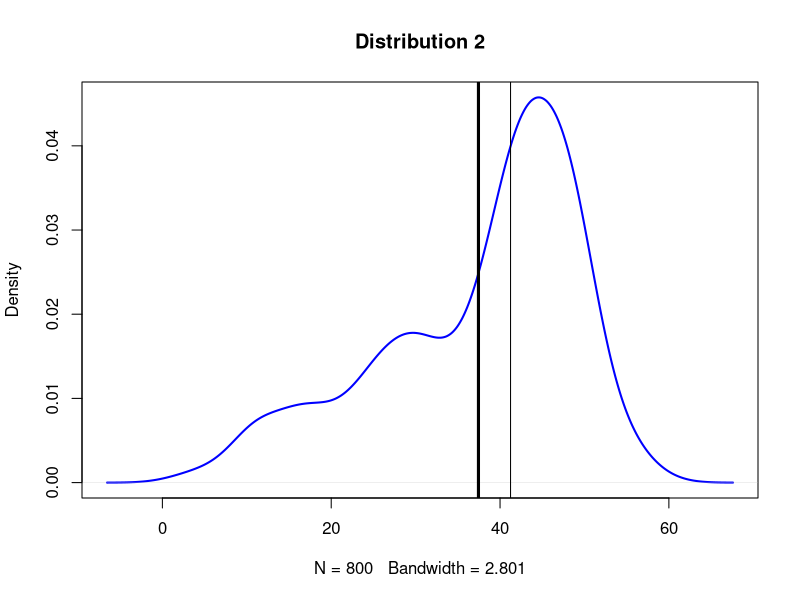
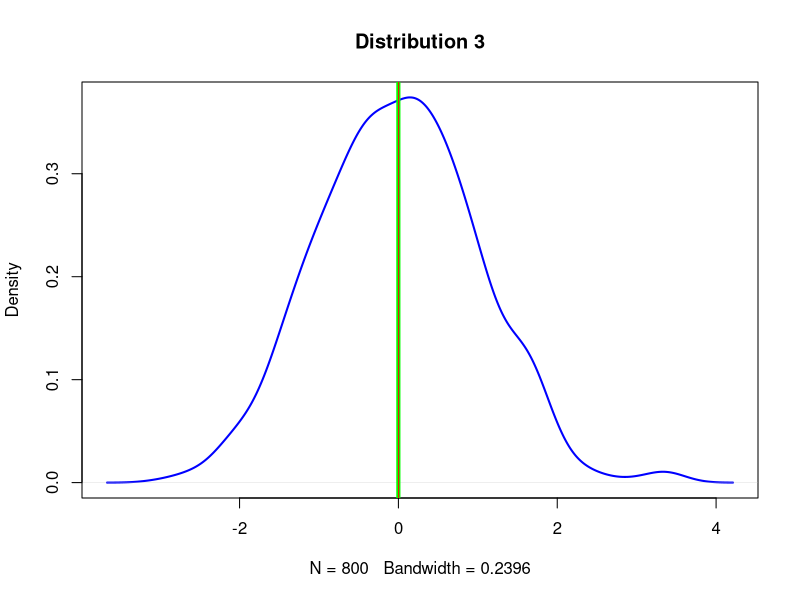
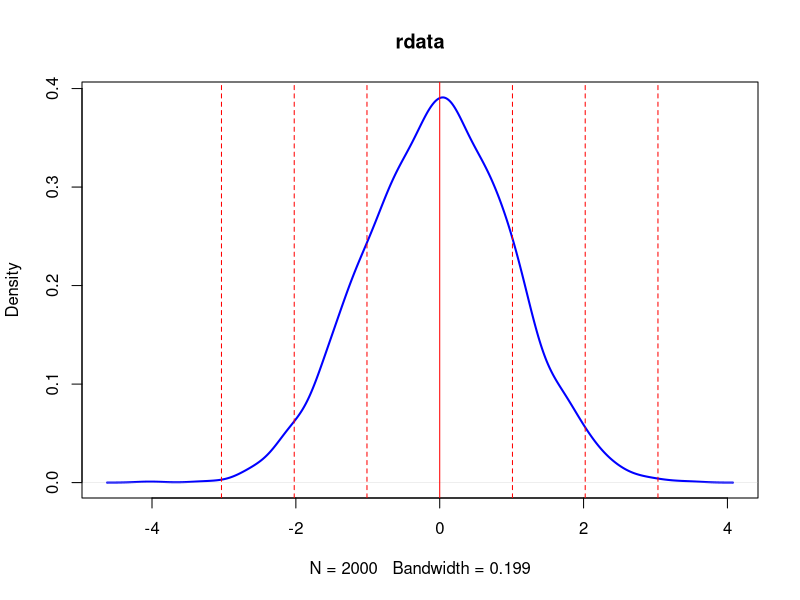

R code for these plots, in order:
## ---- chunk 1
# New 3 normally distributed data sets
d1 <- rnorm(n=500, mean=45, sd=5)
d2 <- rnorm(n=200, mean=30, sd=5)
d3 <- rnorm(n=100, mean=15, sd=5)

# Composite dataset (n=800) that is negatively skewed
d123 <- c(d1, d2, d3)
plot(density(d123), col="blue", lwd=2,
     main = "Distribution 2")

# Add thick line for mean
abline(v=mean(d123), lwd=3)
# Add thin line for median
abline(v=median(d123), lwd=1)
## ---- chunk 2
# New a single dataset normally distributed (bell-shaped, symmetric)
d4 <- rnorm(800)

# Show the plot
plot(density(d4), col="blue", lwd=2,
     main = "Distribution 3")


# Add thick line for mean
mean(d4)
abline(v=mean(d4), lwd=4, col="green")

# Add thin line for median
median(d4)
abline(v=median(d4), lwd=1, col="red")
## ---- chunk 3
# New a single dataset normally distributed (n=2000, mean=0, sd=1)
rdata <- rnorm(n=2000, mean=0, sd=1)
# Show the plot
plot(density(rdata), col="blue", lwd=2,
     main = "rdata")

# Add lines for mean and Q1, Q2, Q3 of the left and right of the mean
abline(v=seq(from=-3,to = 3)*sd(rdata), lwd=1, col="red", lty=c(2,2,2,1,2,2,2))
## ---- chunk 4
quantile <- quantile(x = rdata, probs = c(1/4,2/4,3/4))
(quantile-mean(rdata))/sd(rdata)
## ---- chunk 5
nrdata <- rnorm(n = 2000,mean = 35,sd = 3.5)
nquantile <- quantile(x = nrdata, probs = c(1/4,3/4))
(nquantile-mean(nrdata))/sd(nrdata)
## ---- chunk 6
d123_quantile<-quantile(x = d123,probs = c(1/4,3/4))
(d123_quantile-mean(d123))/sd(d123)
## ---- chunk 7
rand_data <- rnorm(800, mean=20, sd = 5)
# i. Sturges’ formula
ki <- nclass.Sturges(rand_data)
hi <- (max(rand_data)-min(rand_data))/ki
cat("Number of bins is", ki,",and bin widths is", hi)
# ii. Scott’s normal reference rule (uses standard deviation)
hii <- 3.49*sd(rand_data)/(length(rand_data)^(1/3))
kii <- ceiling((max(rand_data)-min(rand_data))/hii)
cat("Number of bins is", kii,",and bin widths is", hii)
# iii. Freedman-Diaconis’ choice (uses IQR)
hiii <- 2*IQR(rand_data)/(length(rand_data)^(1/3))
kiii <- ceiling((max(rand_data)-min(rand_data))/hiii)
cat("Number of bins is", kiii,",and bin widths is", hiii)
## ---- chunk 8
out_data <- c(rand_data, runif(10, min=40, max=60))
# i. Sturges’ formula
nki <- nclass.Sturges(out_data)
nhi <- (max(out_data)-min(out_data))/nki
cat("Number of bins is", nki,",and bin widths is", nhi)
cat("Change for bin widths is", nhi - hi)
# ii. Scott’s normal reference rule (uses standard deviation)
nhii <- 3.49*sd(out_data)/(length(out_data)^(1/3))
nkii <- ceiling((max(out_data)-min(out_data))/nhii)
cat("Number of bins is", nkii,",and bin widths is", nhii)
cat("Change for bin widths is", nhii - hii)
# iii. Freedman-Diaconis’ choice (uses IQR)
nhiii <- 2*IQR(out_data)/(length(out_data)^(1/3))
nkiii <- ceiling((max(out_data)-min(out_data))/nhiii)
cat("Number of bins is", nkiii,",and bin widths is", nhiii)
cat("Change for bin widths is", nhiii - hiii)
